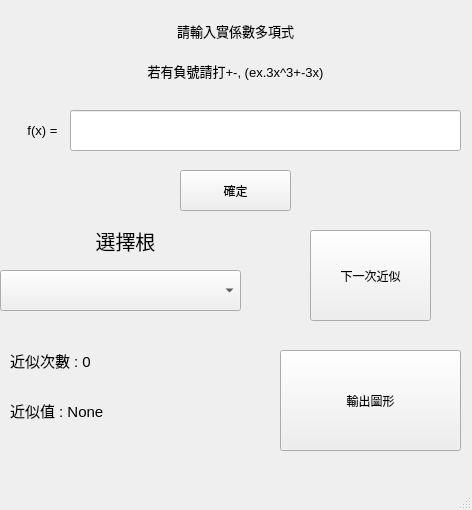
<?xml version="1.0" encoding="UTF-8"?>
<ui version="4.0">
 <class>MainWindow</class>
 <widget class="QMainWindow" name="MainWindow">
  <property name="geometry">
   <rect>
    <x>0</x>
    <y>0</y>
    <width>472</width>
    <height>510</height>
   </rect>
  </property>
  <property name="windowTitle">
   <string>MainWindow</string>
  </property>
  <widget class="QWidget" name="centralwidget">
   <widget class="QLabel" name="label">
    <property name="geometry">
     <rect>
      <x>0</x>
      <y>10</y>
      <width>471</width>
      <height>41</height>
     </rect>
    </property>
    <property name="font">
     <font>
      <family>Agency FB</family>
      <pointsize>10</pointsize>
     </font>
    </property>
    <property name="text">
     <string>請輸入實係數多項式</string>
    </property>
    <property name="alignment">
     <set>Qt::AlignCenter</set>
    </property>
   </widget>
   <widget class="QLineEdit" name="lineEdit">
    <property name="geometry">
     <rect>
      <x>70</x>
      <y>110</y>
      <width>391</width>
      <height>41</height>
     </rect>
    </property>
    <property name="font">
     <font>
      <family>Microsoft JhengHei</family>
      <pointsize>12</pointsize>
     </font>
    </property>
   </widget>
   <widget class="QComboBox" name="comboBox">
    <property name="geometry">
     <rect>
      <x>0</x>
      <y>270</y>
      <width>241</width>
      <height>41</height>
     </rect>
    </property>
    <property name="font">
     <font>
      <family>Arial</family>
      <pointsize>12</pointsize>
     </font>
    </property>
   </widget>
   <widget class="QPushButton" name="pushButton_2">
    <property name="geometry">
     <rect>
      <x>310</x>
      <y>230</y>
      <width>121</width>
      <height>91</height>
     </rect>
    </property>
    <property name="text">
     <string>下一次近似</string>
    </property>
   </widget>
   <widget class="QPushButton" name="pushButton_3">
    <property name="geometry">
     <rect>
      <x>280</x>
      <y>350</y>
      <width>181</width>
      <height>101</height>
     </rect>
    </property>
    <property name="text">
     <string>輸出圖形</string>
    </property>
   </widget>
   <widget class="QPushButton" name="pushButton_4">
    <property name="geometry">
     <rect>
      <x>180</x>
      <y>170</y>
      <width>111</width>
      <height>41</height>
     </rect>
    </property>
    <property name="text">
     <string>確定</string>
    </property>
   </widget>
   <widget class="QLabel" name="label_3">
    <property name="geometry">
     <rect>
      <x>10</x>
      <y>110</y>
      <width>51</width>
      <height>41</height>
     </rect>
    </property>
    <property name="font">
     <font>
      <family>Arial</family>
      <pointsize>10</pointsize>
     </font>
    </property>
    <property name="text">
     <string>f(x) = </string>
    </property>
    <property name="alignment">
     <set>Qt::AlignRight|Qt::AlignTrailing|Qt::AlignVCenter</set>
    </property>
   </widget>
   <widget class="QLabel" name="label_4">
    <property name="geometry">
     <rect>
      <x>80</x>
      <y>220</y>
      <width>91</width>
      <height>41</height>
     </rect>
    </property>
    <property name="font">
     <font>
      <family>Agency FB</family>
      <pointsize>15</pointsize>
     </font>
    </property>
    <property name="text">
     <string>選擇根</string>
    </property>
    <property name="alignment">
     <set>Qt::AlignCenter</set>
    </property>
   </widget>
   <widget class="QLabel" name="label_2">
    <property name="geometry">
     <rect>
      <x>0</x>
      <y>50</y>
      <width>471</width>
      <height>41</height>
     </rect>
    </property>
    <property name="font">
     <font>
      <family>Arial</family>
      <pointsize>10</pointsize>
     </font>
    </property>
    <property name="text">
     <string>若有負號請打+-, (ex.3x^3+-3x)</string>
    </property>
    <property name="alignment">
     <set>Qt::AlignCenter</set>
    </property>
   </widget>
   <widget class="QLabel" name="label_5">
    <property name="geometry">
     <rect>
      <x>10</x>
      <y>340</y>
      <width>251</width>
      <height>41</height>
     </rect>
    </property>
    <property name="font">
     <font>
      <family>Arial</family>
      <pointsize>11</pointsize>
     </font>
    </property>
    <property name="text">
     <string>近似次數 : 0</string>
    </property>
   </widget>
   <widget class="QLabel" name="label_6">
    <property name="geometry">
     <rect>
      <x>10</x>
      <y>390</y>
      <width>251</width>
      <height>41</height>
     </rect>
    </property>
    <property name="font">
     <font>
      <family>Arial</family>
      <pointsize>11</pointsize>
     </font>
    </property>
    <property name="text">
     <string>近似值 : None</string>
    </property>
   </widget>
  </widget>
  <widget class="QMenuBar" name="menubar">
   <property name="geometry">
    <rect>
     <x>0</x>
     <y>0</y>
     <width>472</width>
     <height>25</height>
    </rect>
   </property>
  </widget>
  <widget class="QStatusBar" name="statusbar"/>
 </widget>
 <resources/>
 <connections/>
</ui>
